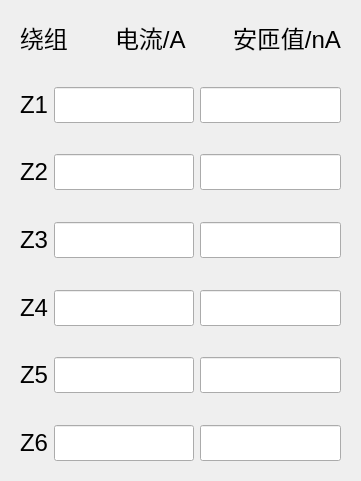
      <widget class="QWidget" name="Z" native="true">
       <property name="geometry">
        <rect>
         <x>810</x>
         <y>10</y>
         <width>361</width>
         <height>481</height>
        </rect>
       </property>
       <property name="font">
        <font>
         <pointsize>18</pointsize>
        </font>
       </property>
       <layout class="QVBoxLayout" name="verticalLayout_2">
        <item>
         <widget class="QWidget" name="Z_I_NI" native="true">
          <layout class="QHBoxLayout" name="horizontalLayout_6">
           <item>
            <widget class="QLabel" name="Z_N">
             <property name="font">
              <font>
               <pointsize>18</pointsize>
              </font>
             </property>
             <property name="text">
              <string>绕组</string>
             </property>
            </widget>
           </item>
           <item>
            <spacer name="horizontalSpacer_51">
             <property name="orientation">
              <enum>Qt::Horizontal</enum>
             </property>
             <property name="sizeHint" stdset="0">
              <size>
               <width>0</width>
               <height>20</height>
              </size>
             </property>
            </spacer>
           </item>
           <item>
            <widget class="QLabel" name="Z_I">
             <property name="font">
              <font>
               <pointsize>18</pointsize>
              </font>
             </property>
             <property name="text">
              <string>电流/A</string>
             </property>
            </widget>
           </item>
           <item>
            <spacer name="horizontalSpacer_52">
             <property name="orientation">
              <enum>Qt::Horizontal</enum>
             </property>
             <property name="sizeHint" stdset="0">
              <size>
               <width>1</width>
               <height>20</height>
              </size>
             </property>
            </spacer>
           </item>
           <item>
            <widget class="QLabel" name="Z_NI">
             <property name="font">
              <font>
               <pointsize>18</pointsize>
              </font>
             </property>
             <property name="text">
              <string>安匝值/nA</string>
             </property>
            </widget>
           </item>
          </layout>
         </widget>
        </item>
        <item>
         <spacer name="verticalSpacer_15">
          <property name="orientation">
           <enum>Qt::Vertical</enum>
          </property>
          <property name="sizeHint" stdset="0">
           <size>
            <width>20</width>
            <height>0</height>
           </size>
          </property>
         </spacer>
        </item>
        <item>
         <widget class="QWidget" name="Z1" native="true">
          <layout class="QHBoxLayout" name="horizontalLayout_15">
           <item>
            <widget class="QLabel" name="Z1_N">
             <property name="font">
              <font>
               <pointsize>18</pointsize>
              </font>
             </property>
             <property name="text">
              <string>Z1</string>
             </property>
            </widget>
           </item>
           <item>
            <spacer name="horizontalSpacer_29">
             <property name="orientation">
              <enum>Qt::Horizontal</enum>
             </property>
             <property name="sizeHint" stdset="0">
              <size>
               <width>0</width>
               <height>20</height>
              </size>
             </property>
            </spacer>
           </item>
           <item>
            <widget class="QLineEdit" name="IE_Z1_I"/>
           </item>
           <item>
            <spacer name="horizontalSpacer_30">
             <property name="orientation">
              <enum>Qt::Horizontal</enum>
             </property>
             <property name="sizeHint" stdset="0">
              <size>
               <width>1</width>
               <height>20</height>
              </size>
             </property>
            </spacer>
           </item>
           <item>
            <widget class="QLineEdit" name="IE_Z1_IN"/>
           </item>
          </layout>
         </widget>
        </item>
        <item>
         <spacer name="verticalSpacer_14">
          <property name="orientation">
           <enum>Qt::Vertical</enum>
          </property>
          <property name="sizeHint" stdset="0">
           <size>
            <width>20</width>
            <height>0</height>
           </size>
          </property>
         </spacer>
        </item>
        <item>
         <widget class="QWidget" name="Z2" native="true">
          <layout class="QHBoxLayout" name="horizontalLayout_17">
           <item>
            <widget class="QLabel" name="Z2_N">
             <property name="font">
              <font>
               <pointsize>18</pointsize>
              </font>
             </property>
             <property name="text">
              <string>Z2</string>
             </property>
            </widget>
           </item>
           <item>
            <spacer name="horizontalSpacer_33">
             <property name="orientation">
              <enum>Qt::Horizontal</enum>
             </property>
             <property name="sizeHint" stdset="0">
              <size>
               <width>0</width>
               <height>20</height>
              </size>
             </property>
            </spacer>
           </item>
           <item>
            <widget class="QLineEdit" name="IE_Z2_I"/>
           </item>
           <item>
            <spacer name="horizontalSpacer_34">
             <property name="orientation">
              <enum>Qt::Horizontal</enum>
             </property>
             <property name="sizeHint" stdset="0">
              <size>
               <width>1</width>
               <height>20</height>
              </size>
             </property>
            </spacer>
           </item>
           <item>
            <widget class="QLineEdit" name="IE_Z2_IN"/>
           </item>
          </layout>
         </widget>
        </item>
        <item>
         <spacer name="verticalSpacer_12">
          <property name="orientation">
           <enum>Qt::Vertical</enum>
          </property>
          <property name="sizeHint" stdset="0">
           <size>
            <width>20</width>
            <height>0</height>
           </size>
          </property>
         </spacer>
        </item>
        <item>
         <widget class="QWidget" name="Z3" native="true">
          <layout class="QHBoxLayout" name="horizontalLayout_18">
           <item>
            <widget class="QLabel" name="Z3_N">
             <property name="font">
              <font>
               <pointsize>18</pointsize>
              </font>
             </property>
             <property name="text">
              <string>Z3</string>
             </property>
            </widget>
           </item>
           <item>
            <spacer name="horizontalSpacer_35">
             <property name="orientation">
              <enum>Qt::Horizontal</enum>
             </property>
             <property name="sizeHint" stdset="0">
              <size>
               <width>0</width>
               <height>20</height>
              </size>
             </property>
            </spacer>
           </item>
           <item>
            <widget class="QLineEdit" name="IE_Z3_I"/>
           </item>
           <item>
            <spacer name="horizontalSpacer_36">
             <property name="orientation">
              <enum>Qt::Horizontal</enum>
             </property>
             <property name="sizeHint" stdset="0">
              <size>
               <width>1</width>
               <height>20</height>
              </size>
             </property>
            </spacer>
           </item>
           <item>
            <widget class="QLineEdit" name="IE_Z3_IN"/>
           </item>
          </layout>
         </widget>
        </item>
        <item>
         <spacer name="verticalSpacer_11">
          <property name="orientation">
           <enum>Qt::Vertical</enum>
          </property>
          <property name="sizeHint" stdset="0">
           <size>
            <width>20</width>
            <height>0</height>
           </size>
          </property>
         </spacer>
        </item>
        <item>
         <widget class="QWidget" name="Z4" native="true">
          <layout class="QHBoxLayout" name="horizontalLayout_21">
           <item>
            <widget class="QLabel" name="Z4_N">
             <property name="font">
              <font>
               <pointsize>18</pointsize>
              </font>
             </property>
             <property name="text">
              <string>Z4</string>
             </property>
            </widget>
           </item>
           <item>
            <spacer name="horizontalSpacer_41">
             <property name="orientation">
              <enum>Qt::Horizontal</enum>
             </property>
             <property name="sizeHint" stdset="0">
              <size>
               <width>0</width>
               <height>20</height>
              </size>
             </property>
            </spacer>
           </item>
           <item>
            <widget class="QLineEdit" name="IE_Z4_I"/>
           </item>
           <item>
            <spacer name="horizontalSpacer_42">
             <property name="orientation">
              <enum>Qt::Horizontal</enum>
             </property>
             <property name="sizeHint" stdset="0">
              <size>
               <width>1</width>
               <height>20</height>
              </size>
             </property>
            </spacer>
           </item>
           <item>
            <widget class="QLineEdit" name="IE_Z4_IN"/>
           </item>
          </layout>
         </widget>
        </item>
        <item>
         <spacer name="verticalSpacer_13">
          <property name="orientation">
           <enum>Qt::Vertical</enum>
          </property>
          <property name="sizeHint" stdset="0">
           <size>
            <width>20</width>
            <height>0</height>
           </size>
          </property>
         </spacer>
        </item>
        <item>
         <widget class="QWidget" name="Z5" native="true">
          <layout class="QHBoxLayout" name="horizontalLayout_22">
           <item>
            <widget class="QLabel" name="Z5_N">
             <property name="font">
              <font>
               <pointsize>18</pointsize>
              </font>
             </property>
             <property name="text">
              <string>Z5</string>
             </property>
            </widget>
           </item>
           <item>
            <spacer name="horizontalSpacer_43">
             <property name="orientation">
              <enum>Qt::Horizontal</enum>
             </property>
             <property name="sizeHint" stdset="0">
              <size>
               <width>0</width>
               <height>20</height>
              </size>
             </property>
            </spacer>
           </item>
           <item>
            <widget class="QLineEdit" name="IE_Z5_I"/>
           </item>
           <item>
            <spacer name="horizontalSpacer_44">
             <property name="orientation">
              <enum>Qt::Horizontal</enum>
             </property>
             <property name="sizeHint" stdset="0">
              <size>
               <width>1</width>
               <height>20</height>
              </size>
             </property>
            </spacer>
           </item>
           <item>
            <widget class="QLineEdit" name="IE_Z5_IN"/>
           </item>
          </layout>
         </widget>
        </item>
        <item>
         <spacer name="verticalSpacer_10">
          <property name="orientation">
           <enum>Qt::Vertical</enum>
          </property>
          <property name="sizeHint" stdset="0">
           <size>
            <width>20</width>
            <height>0</height>
           </size>
          </property>
         </spacer>
        </item>
        <item>
         <widget class="QWidget" name="Z6" native="true">
          <layout class="QHBoxLayout" name="horizontalLayout_25">
           <item>
            <widget class="QLabel" name="Z6_N">
             <property name="font">
              <font>
               <pointsize>18</pointsize>
              </font>
             </property>
             <property name="text">
              <string>Z6</string>
             </property>
            </widget>
           </item>
           <item>
            <spacer name="horizontalSpacer_49">
             <property name="orientation">
              <enum>Qt::Horizontal</enum>
             </property>
             <property name="sizeHint" stdset="0">
              <size>
               <width>0</width>
               <height>20</height>
              </size>
             </property>
            </spacer>
           </item>
           <item>
            <widget class="QLineEdit" name="IE_Z6_I"/>
           </item>
           <item>
            <spacer name="horizontalSpacer_50">
             <property name="orientation">
              <enum>Qt::Horizontal</enum>
             </property>
             <property name="sizeHint" stdset="0">
              <size>
               <width>1</width>
               <height>20</height>
              </size>
             </property>
            </spacer>
           </item>
           <item>
            <widget class="QLineEdit" name="IE_Z6_IN"/>
           </item>
          </layout>
         </widget>
        </item>
       </layout>
      </widget>
